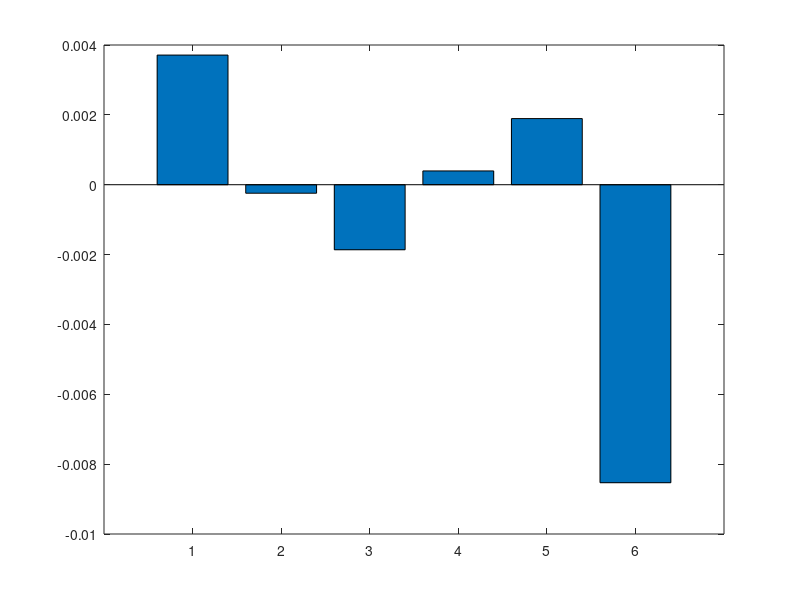
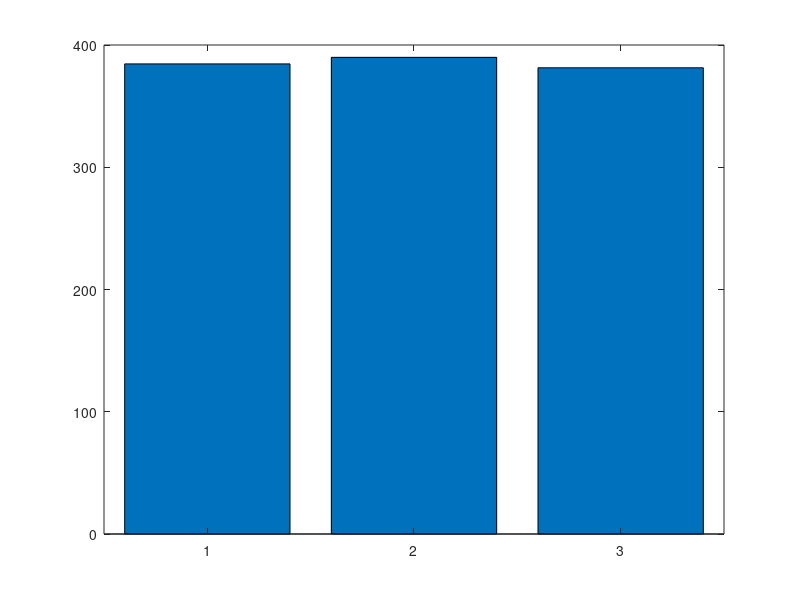
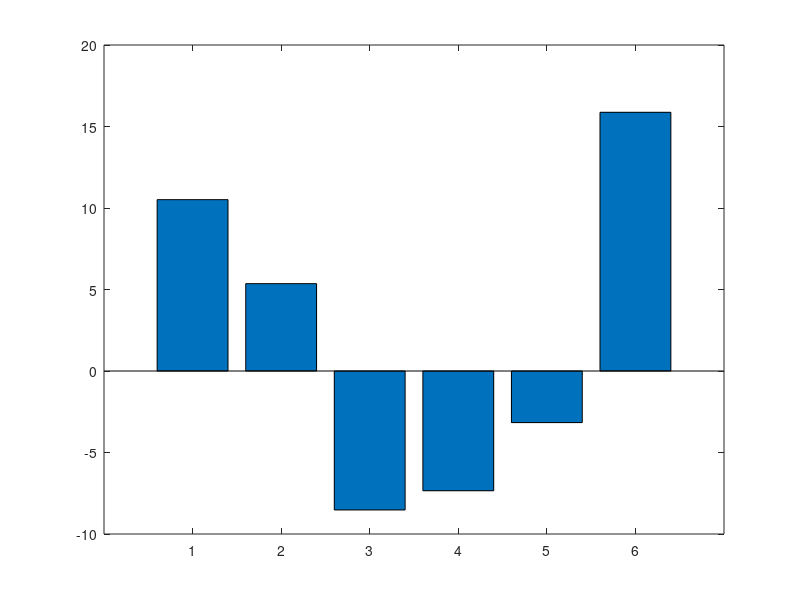

Write MATLAB code to recreate these figures, in order.
%--------------------------------------------------------------------------
%   
%   Template for linear functional models
% 
%   Author         : Sven Weisbrich, Alexandra Papadaki
%   created        : April 13, 2012
%   Last changes   : December 15, 2015
%
%--------------------------------------------------------------------------

clc;
clear all;
close all;

%--------------------------------------------------------------------------
%   Observations etc. 
%--------------------------------------------------------------------------
%Vector of Observations
L = [10.509; 5.360; -8.523; -7.348; -3.167; 15.881];

%Fixed
H_A=374.027;

%Benchmarks
benchmarks = [-H_A; 0; 0; H_A; 0; -H_A];

%% difference from other afdj problems...diferentiation of the obs
    L_dash = L - benchmarks;

    %Number of observations
    no_o = length(L);

%Number of unknowns
no_u = 3;

    %Redundancy
    r = no_o-no_u;

%--------------------------------------------------------------------------
%  Stochastic model
%--------------------------------------------------------------------------
%Uncorrelated
%VC Matrix of the observations
S_LL = diag([0.006 0.004 0.005 0.003 0.004 0.012].^2);

%Theoretical standard deviation
sigma_0 = 1;

    %Cofactor matrix of the observations
    Q_LL = 1/sigma_0^2*S_LL;

    %Weight matrix
    P = inv(Q_LL);
    
% %Uncorrelated and equally weighted/unknown/same std
% P = eye(no_o);

%--------------------------------------------------------------------------
%  Adjustment
%--------------------------------------------------------------------------
%Designmatrix
A = [1 0 0; -1 1 0; 0 -1 1; 0 0 -1; -1 0 1; 0 1 0];

%
    %Normal matrix
    N = A'*P*A;

    %Vector of absolute values
    n= A'*P*L_dash;

    %Inversion of normal matrix / Cofactor matrix of the unknowns
    Q_xx = inv(N);

    %Adjusted unknowns
    X_hat = Q_xx*n;

    %Vector of residuals
    v= A*X_hat-L_dash;

    %Vector of adjusted observations
    L_dash_hat = L_dash+v;
    L_hat=L+v;

    %Final Check
    if (L_dash_hat-A*X_hat)<10^-15
        disp('everything fine!')
    else
        disp('We have a problem!')
    end

    %Empirical reference standard deviation
    s_0 = sqrt(v'*P*v/r);

    %VC matrix of adjusted unknowns
    S_XX_hat = s_0^2*Q_xx;

    %Standard deviation of the adjusted unknowns
    s_X_hat = sqrt(diag(S_XX_hat));

    %Cofactor matrix of adjusted observations
    Q_LL_hat = A*Q_xx*A';

    %VC matrix of adjusted observations
    S_LL_hat = s_0^2*Q_LL_hat;

    %Standard deviation of the adjusted observations
    s_L_hat = sqrt(diag(S_LL_hat));

% If Q_ll available 
    %Cofactor matrix of the residuals
    Q_vv = Q_LL - Q_LL_hat;

    %VC matrix of residuals
    S_vv = s_0^2*Q_vv;

    %Standard deviation of the residuals
    s_v  = sqrt(diag(S_vv));

%Compare the residuals
figure
bar(v)

%Compare teh adjusted unknowns
figure
bar(X_hat)

%Compare the observations
figure
bar(L_hat)   
